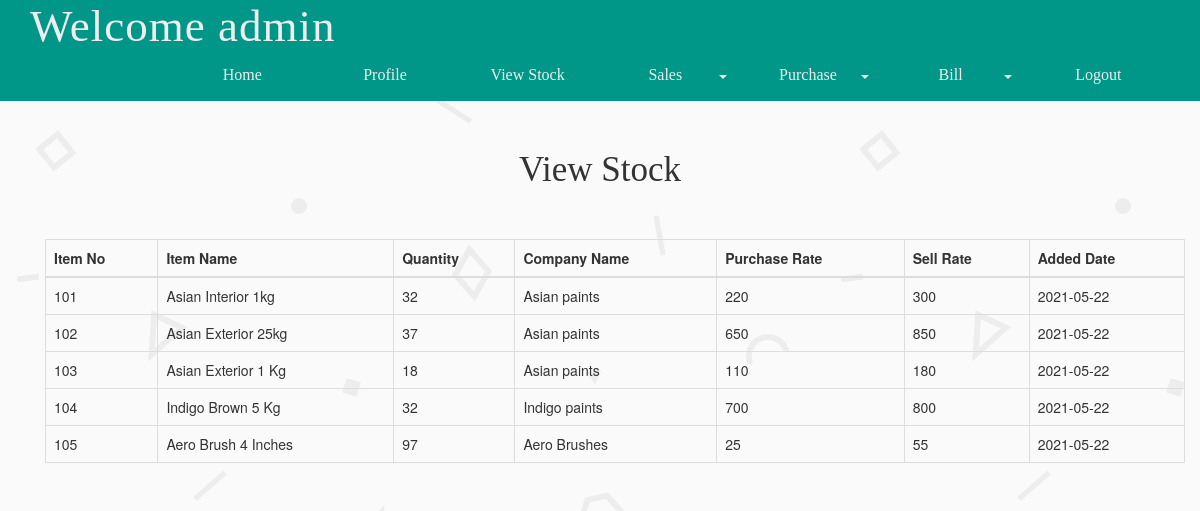
/staffviewstock.php (signed in), run on the app's committed database.
### tables this page shows
CREATE TABLE `stock` (
  `stock_id` int(50) NOT NULL,
  `st_item_no` int(100) NOT NULL,
  `st_item_name` varchar(200) NOT NULL,
  `st_qty` int(200) NOT NULL,
  `purchase_rate` int(200) NOT NULL,
  `sell_rate` int(200) NOT NULL,
  `discount` int(200) NOT NULL,
  `com_namee` varchar(200) NOT NULL,
  `added_date` date NOT NULL
);

### staffviewstock.php (the view, shortened to what this page needs)
<?php
include("salesdb.php");
include("staffnav.php");
?>
<div class="container">
    <div class="title-area">
        <h1> View Stock </h1>
    </div>
    <div class="container">
        <div class="row">
          <div class="col-md-12 col-sm-6">
          <?php
            $sql="select * from stock";
            if($conn->query($sql)){
                $result=mysqli_query($conn,$sql);
            ?>
            <table class="table table-bordered" >
                <thead>
                    <tr>
                    <th>Item No</th>
                    <th>Item Name</th>
                    <th>Quantity</th>
                    <th>Company Name</th>
                    <th>Purchase Rate</th>
                    <th>Sell Rate</th>
                    <th>Added Date</th>
                    </tr>
                    </thead>
                    <tbody>
                    <?php while($row=mysqli_fetch_array($result)){?>
                        <tr>
                         <td><?=$row['st_item_no']?></td>
                         <td><?=$row['st_item_name']?></td>
                         <td><?=$row['st_qty']?></td>
                         <td><?=$row['com_namee']?></td>
                         <td><?=$row['purchase_rate']?></td>
                         <td><?=$row['sell_rate']?></td>
                         <td><?=$row['added_date']?></td>
                        </tr>
                        <?php }?>
                    </tbody>
            </table>
            <?php }?>
          </div>
    </div>
</div>
</div>

### css/style.css (style rules this page uses)
body { padding: 0; margin: 0; background: url("../images/bg.png"); height: 100%; width:100%; }
h1,h2,h3,h4,h5,h6 { margin: 0; text-align: center; font-family: 'Montserrat-Regular'; font-size: 35px; padding: 50px 0; }

### css2/staffcustom.css (style rules this page uses)
.col-md-12 { overflow-x: auto; }

### data on the page
stock: st_item_no "101", st_item_name "Asian Interior 1kg", st_qty "32", com_namee "Asian paints", purchase_rate "220", sell_rate "300", added_date "2021-05-22"
stock: st_item_no "102", st_item_name "Asian Exterior 25kg", st_qty "37", com_namee "Asian paints", purchase_rate "650", sell_rate "850", added_date "2021-05-22"
stock: st_item_no "103", st_item_name "Asian Exterior 1 Kg", st_qty "18", com_namee "Asian paints", purchase_rate "110", sell_rate "180", added_date "2021-05-22"
stock: st_item_no "104", st_item_name "Indigo Brown 5 Kg", st_qty "32", com_namee "Indigo paints", purchase_rate "700", sell_rate "800", added_date "2021-05-22"
stock: st_item_no "105", st_item_name "Aero Brush 4 Inches", st_qty "97", com_namee "Aero Brushes", purchase_rate "25", sell_rate "55", added_date "2021-05-22"

### other printed values
$_SESSION['name'] "admin"
